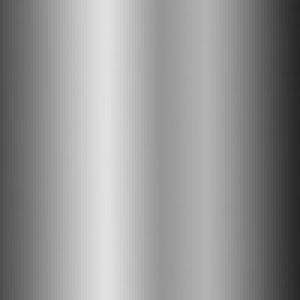
#> input picture testimage/test.jpg, 100 x 100 px, found by its file name (shown 3 times larger)
$ python image_to_bmp.py
#> lines starting #> are read from the running program, lines starting #| are printed output that depends on the picture
from PIL import Image

def convert_to_bitmap(image_path, output_path):
#> called with image_path = 'test.jpg', output_path = 'test.bmp'
    try:
        img = Image.open(image_path)
#> img is the input picture: PIL image 100x100 RGB; min 38, max 226, mean 148.8
        img.convert('1').save(output_path)
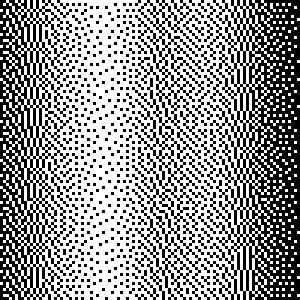
#> saved as test.bmp: PIL image 100x100 1 (shown 3 times larger); 58.2% white; black in thin lines or dots
    except IOError:
        print("No se pudo convertir la imagen")

input_image = 'test.jpg'
output_image = 'test.bmp'

convert_to_bitmap(input_image, output_image)
